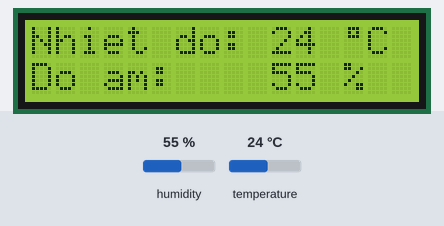
Simulated run of this sketch. Board: Arduino Uno, built with avr-gcc and run on an emulated ATmega328P. Parts: 16×2 character LCD. The test bench sets the inputs (shaded band); at power-on: humidity 55 %, temperature 24 °C.

Above: at 1.2 s.
1.3 s: humidity set to 22 %
At 3.0 s:
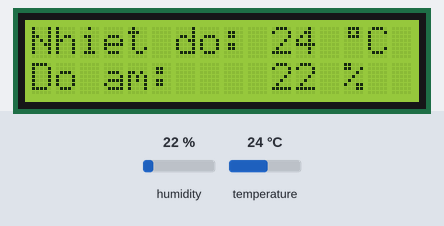
4.0 s: temperature set to 12 °C
At 5.4 s:
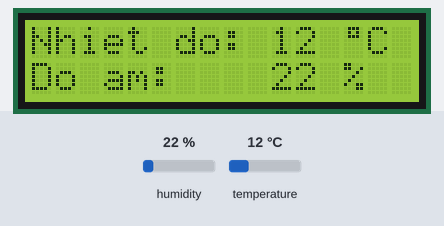
6.7 s: humidity set to 40 %
At 9.0 s:
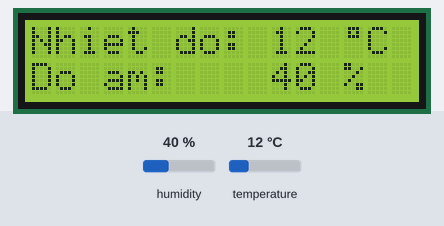
9.6 s: temperature set to 19 °C
At 11.4 s:
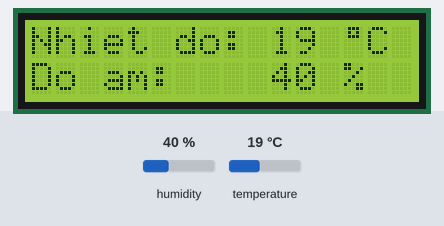
Timing chart, 0 to 12.9 s (numbered marks = the images above; inputs shaded):
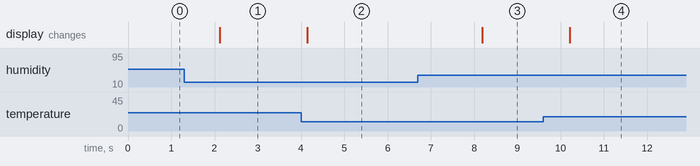

Measured:
- after the input at 1.3 s, the display: changes after 0.82 s (image 1)
- after the input at 4.0 s, the display: changes after 0.14 s (image 2)
- after the input at 6.7 s, the display: changes after 1.5 s (image 3)
- after the input at 9.6 s, the display: changes after 0.61 s (image 4)

The sketch:

DHT11_to_LCD.ino
```cpp
#include <DHT.h>
#include <SPI.h>
#include <LiquidCrystal.h>

LiquidCrystal lcd(9);
#define DHTPIN 2

#define DHTTYPE DHT11
DHT dht(DHTPIN, DHTTYPE);

byte degree[8] = {
  0B01110,
  0B01010,
  0B01110,
  0B00000,
  0B00000,
  0B00000,
  0B00000,
  0B00000
};

void setup() {
  lcd.begin(16,2);
  lcd.clear();
  lcd.print("Nhiet do: ");  //10
  lcd.setCursor(0,1);
  lcd.print("Do am: "); //7
  lcd.createChar(1, degree);

  dht.begin();
}

void loop() {
  float h = dht.readHumidity();
  float t = dht.readTemperature();

  if (isnan(t) || isnan(h)) {
  }
  else {
    lcd.setCursor(10,0);
    lcd.print(round(t));
    lcd.print(" ");
    lcd.write(1);
    lcd.print("C");

    lcd.setCursor(10,1);
    lcd.print(round(h));
    lcd.print(" %");
  }
}
```
